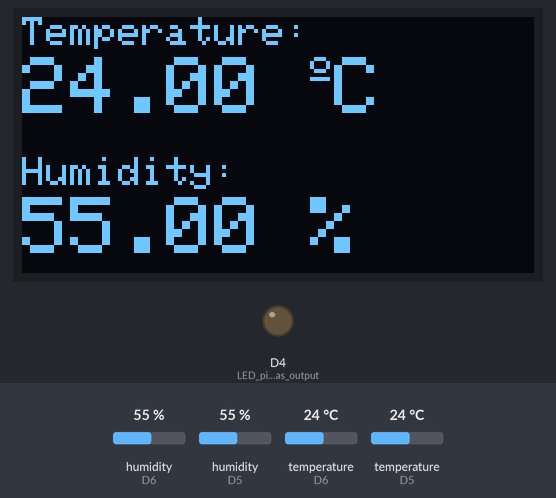
Bench run of a program on a simulated ESP8266 (NodeMCU). Parts: 128×64 one-colour display, output pins drawn as LEDs (lit = HIGH). The test bench sets the inputs (shaded band); at power-on: humidity (sensors on D6, D5) 55 %, temperature (sensors on D6, D5) 24 °C. WiFi joins after 1.5 s; servers stay silent unless stated; no MQTT or app messages arrive unless stated; what the program prints to the serial monitor is not drawn.

Above: at 10.6 s.
10.7 s: humidity (sensor on D6) set to 22 %
At 21.1 s:
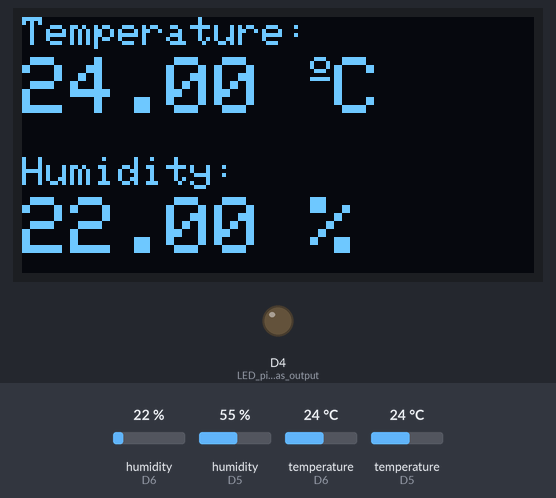
24.1 s: temperature (sensor on D6) set to 12 °C
At 30.4 s:
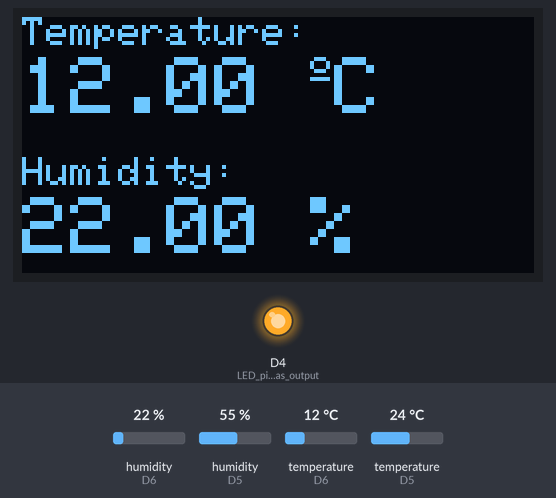
37.5 s: humidity (sensor on D6) set to 40 %
At 41.2 s:
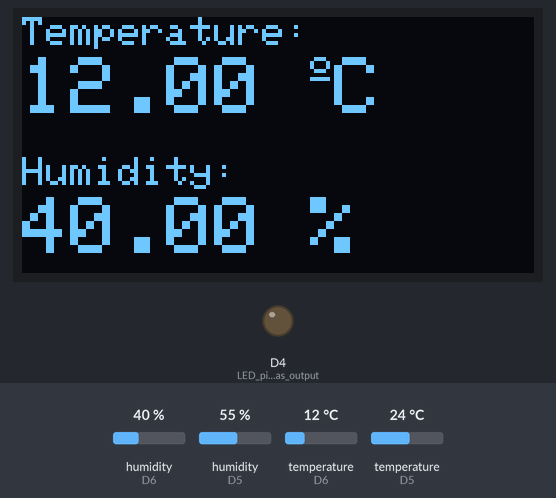
50.9 s: temperature (sensor on D6) set to 19 °C
At 61.2 s:
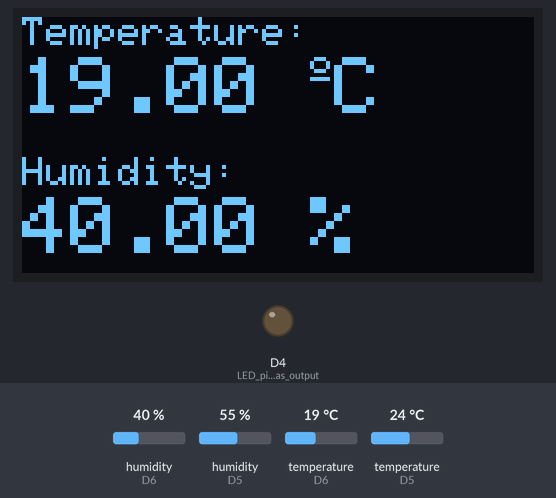
Timing chart, 0 to 62.7 s (numbered marks = the images above; inputs shaded):
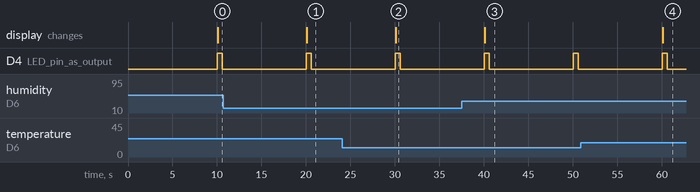

The program:

main.cpp
```cpp
/*
OLED CODE
*/

#include <SPI.h>
#include <Wire.h>
#include <Adafruit_GFX.h>
#include <Adafruit_SSD1306.h>

/*
Temp reading Code
*/
#include "DHT.h"
#include <ESP8266WiFi.h>
#include <Ticker.h>
#include <AsyncMqttClient.h>


#define SCREEN_WIDTH 128 // OLED display width, in pixels
#define SCREEN_HEIGHT 64 // OLED display height, in pixels

// Declaration for SSD1306 display connected using I2C
#define OLED_RESET     -1 // Reset pin
#define SCREEN_ADDRESS 0x3C
Adafruit_SSD1306 display(SCREEN_WIDTH, SCREEN_HEIGHT, &Wire, OLED_RESET);


#define WIFI_SSID "OPTUS_48EA0C"
#define WIFI_PASSWORD "tajesgrist44107"

// Raspberri Pi Mosquitto MQTT Broker
#define MQTT_HOST "spotifynr.duckdns.org" //IPAddress(27, 32, 148, 185)
// For a cloud MQTT broker, type the domain name
//#define MQTT_HOST "example.com"
#define MQTT_PORT 1884

// Temperature MQTT Topics
//ESP1 = Study
//ESP2 = Lounge
//ESP3 = Bedroom
#define MQTT_PUB_TEMP1 "esp1/dht1/temperature"
#define MQTT_PUB_HUM1 "esp1/dht1/humidity"
#define MQTT_PUB_TEMP2 "esp1/dht2/temperature"
#define MQTT_PUB_HUM2 "esp1/dht2/humidity"

// Digital pin connected to the DHT sensor
#define DHTPIN1 D5
#define DHTPIN2 D6
#define LED D2
// Uncomment whatever DHT sensor type you're using
//#define DHTTYPE DHT11   // DHT 11
#define DHTTYPE11 DHT11
#define DHTTYPE22 DHT22      // DHT 22  (AM2302), AM2321
//#define DHTTYPE DHT21   // DHT 21 (AM2301)

// Initialize DHT sensor
DHT dht1(DHTPIN1, DHTTYPE11);
DHT dht2(DHTPIN2, DHTTYPE22);

// Variables to hold sensor readings
float temp1;
float hum1;
float temp2;
float hum2;

AsyncMqttClient mqttClient;
Ticker mqttReconnectTimer;

WiFiEventHandler wifiConnectHandler;
WiFiEventHandler wifiDisconnectHandler;
Ticker wifiReconnectTimer;

unsigned long previousMillis = 0;   // Stores last time temperature was published
const long interval = 10000;        // Interval at which to publish sensor readings

void connectToWifi() {
  Serial.println("Connecting to Wi-Fi...");
  WiFi.begin(WIFI_SSID, WIFI_PASSWORD);

}

void connectToMqtt() {
  Serial.println("Connecting to MQTT...");
  mqttClient.connect();
}

void onWifiConnect(const WiFiEventStationModeGotIP& event) {
  Serial.println("Connected to Wi-Fi.");
  digitalWrite(2, LOW); // turn the LED on.
  connectToMqtt();
}

void onWifiDisconnect(const WiFiEventStationModeDisconnected& event) {
  Serial.println("Disconnected from Wi-Fi.");
  mqttReconnectTimer.detach(); // ensure we don't reconnect to MQTT while reconnecting to Wi-Fi
  digitalWrite(2, HIGH);// turn the LED off.
  wifiReconnectTimer.once(2, connectToWifi);
}


void onMqttConnect(bool sessionPresent) {
  Serial.println("Connected to MQTT.");
  Serial.print("Session present: ");
  Serial.println(sessionPresent);
}

void onMqttDisconnect(AsyncMqttClientDisconnectReason reason) {
  Serial.println("Disconnected from MQTT.");

  if (WiFi.isConnected()) {

    mqttReconnectTimer.once(5, connectToMqtt);

  }
}

/*void onMqttSubscribe(uint16_t packetId, uint8_t qos) {
  Serial.println("Subscribe acknowledged.");
  Serial.print("  packetId: ");
  Serial.println(packetId);
  Serial.print("  qos: ");
  Serial.println(qos);
}

void onMqttUnsubscribe(uint16_t packetId) {
  Serial.println("Unsubscribe acknowledged.");
  Serial.print("  packetId: ");
  Serial.println(packetId);
}*/

void onMqttPublish(uint16_t packetId) {
  Serial.print("Publish acknowledged.");
  Serial.print("  packetId: ");
  Serial.println(packetId);
}


void setup() {
  Serial.begin(115200);

  //Setup OLED Display
  Serial.println();
  if(!display.begin(SSD1306_SWITCHCAPVCC, 0x3C)) {
    Serial.println(F("SSD1306 allocation failed"));
    for(;;);
  }
  delay(2000);
  display.clearDisplay();
  display.setTextColor(WHITE);


//Setup Temperature Sensor Pins
  pinMode(2, OUTPUT);    // LED pin as output.
  dht1.begin();
  dht2.begin();


//Handle Wifi
  wifiConnectHandler = WiFi.onStationModeGotIP(onWifiConnect);
  wifiDisconnectHandler = WiFi.onStationModeDisconnected(onWifiDisconnect);
  WiFi.setPhyMode(WIFI_PHY_MODE_11B);

//Setup MQTT Client info
  mqttClient.onConnect(onMqttConnect);
  mqttClient.onDisconnect(onMqttDisconnect);
  //mqttClient.onSubscribe(onMqttSubscribe);
  //mqttClient.onUnsubscribe(onMqttUnsubscribe);
  mqttClient.onPublish(onMqttPublish);
  mqttClient.setServer(MQTT_HOST, MQTT_PORT);
  // If your broker requires authentication (username and password), set them below
  //mqttClient.setCredentials("REPlACE_WITH_YOUR_USER", "REPLACE_WITH_YOUR_PASSWORD");

  connectToWifi();


}


void loop() {
  unsigned long currentMillis = millis();
  // Every X number of seconds (interval = 10 seconds)
  // it publishes a new MQTT message
  if (currentMillis - previousMillis >= interval) {
    // Save the last time a new reading was published
    previousMillis = currentMillis;
    // New DHT sensor readings
    hum1 = dht1.readHumidity();
    hum2 = dht2.readHumidity();
    // Read temperature as Celsius (the default)
    temp1 = dht1.readTemperature();
    temp2 = dht2.readTemperature();

    // Read temperature as Fahrenheit (isFahrenheit = true)
    //temp = dht.readTemperature(true);
    digitalWrite(2, HIGH);// turn the LED off.
    // Publish an MQTT message on topic esp/dht/temperature
    uint16_t packetIdPub1 = mqttClient.publish(MQTT_PUB_TEMP1, 1, true, String(temp1).c_str());
    uint16_t packetIdPub2 = mqttClient.publish(MQTT_PUB_TEMP2, 1, true, String(temp2).c_str());
    Serial.printf("Publishing on topic %s at QoS 1, packetId: %i ", MQTT_PUB_TEMP1, packetIdPub1);
    Serial.printf("Publishing on topic %s at QoS 1, packetId: %i ", MQTT_PUB_TEMP2, packetIdPub2);
    Serial.printf("Message: %.2f \n", temp1);

    // Publish an MQTT message on topic esp/dht/humidity
    uint16_t packetIdPub3 = mqttClient.publish(MQTT_PUB_HUM1, 1, true, String(hum1).c_str());
    uint16_t packetIdPub4 = mqttClient.publish(MQTT_PUB_HUM2, 1, true, String(hum2).c_str());
    Serial.printf("Publishing on topic %s at QoS 1, packetId %i: ", MQTT_PUB_HUM1, packetIdPub3);
    Serial.printf("Publishing on topic %s at QoS 1, packetId %i: ", MQTT_PUB_HUM2, packetIdPub4);
    Serial.printf("Message: %.2f \n", hum1);


// clear display
  display.clearDisplay();

  // display temperature
  display.setTextSize(1);
  display.setCursor(0,0);
  display.print("Temperature: ");
  display.setTextSize(2);
  display.setCursor(0,10);
  display.print(temp2);
  display.print(" ");
  display.setTextSize(1);
  display.cp437(true);
  display.write(167);
  display.setTextSize(2);
  display.print("C");

  // display humidity
  display.setTextSize(1);
  display.setCursor(0, 35);
  display.print("Humidity: ");
  display.setTextSize(2);
  display.setCursor(0, 45);
  display.print(hum2);
  display.print(" %");

  display.display();


 if (WiFi.isConnected()) {
  delay(500);
digitalWrite(2, LOW); // turn the LED on.
 }

  }


}
```

Measured:
- after the input at 10.7 s, the display: changes after 9.4 s (image 1)
- after the input at 24.1 s, the display: changes after 6.0 s (image 2)
- after the input at 37.5 s, the display: changes after 2.6 s (image 3)
- after the input at 50.9 s, the display: changes after 9.2 s (image 4)
